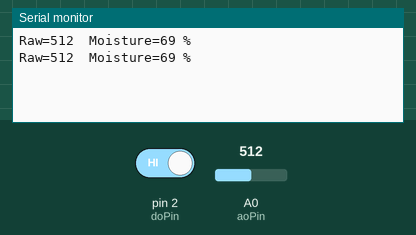
The sketch below on a simulated Arduino Uno, built with avr-gcc and run on an emulated ATmega328P. Shown: the last lines printed to the serial monitor. Inputs (shaded band) come from the test bench; at power-on: pin 2 (doPin) HIGH, A0 (aoPin) = 512.

Above: at 1.8 s.
1.9 s: pin 2 (doPin) driven LOW
At 2.7 s:
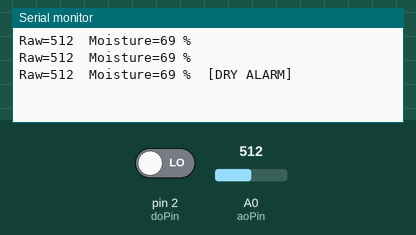
4.5 s: A0 (aoPin) set to 716
At 5.8 s:
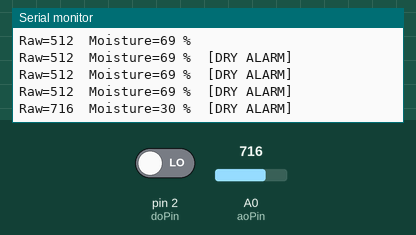
6.0 s: A0 (aoPin) set to 900
At 6.8 s:
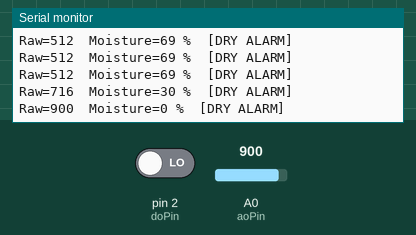
7.5 s: pin 2 (doPin) driven HIGH
At 8.6 s:
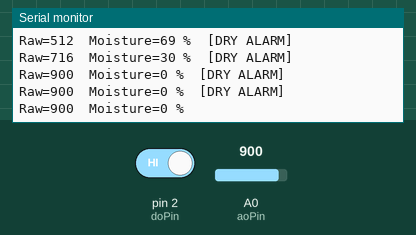
Timing chart, 0 to 10.0 s (numbered marks = the images above; inputs shaded):
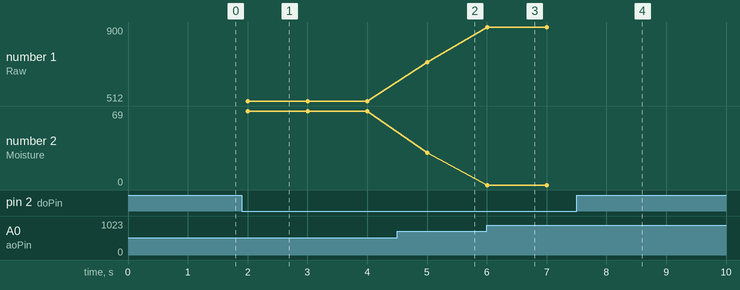

The sketch:

example.ino
```cpp
// Reads the analog value on A0, maps it to a calibrated moisture percentage, prints raw and percent values to the serial console, and reports a dry alarm from the digital output.
//
// Buy this module: https://shillehtek.com/products/soil-moisture-sensor-hygrometer-module-for-arduino-watering-kit
// Full manual: https://shillehtek.com/blogs/shillehtek-product-manuals/soil-moisture-sensor-hygrometer-module-for-arduino-watering-kit-manual
// More examples: https://github.com/shillehbean/shillehtek-examples
//

// Soil Moisture Sensor - print analog reading and percent on Arduino
// Calibrate DRY_VAL by holding the probe in air, WET_VAL by submerging in water.

const int aoPin = A0;
const int doPin = 2;

const int DRY_VAL = 880;   // air / very dry
const int WET_VAL = 350;   // submerged in water

void setup() {
  Serial.begin(9600);
  pinMode(doPin, INPUT);
}

void loop() {
  int raw = analogRead(aoPin);
  int pct = map(raw, DRY_VAL, WET_VAL, 0, 100);
  pct = constrain(pct, 0, 100);

  Serial.print("Raw=");  Serial.print(raw);
  Serial.print("  Moisture="); Serial.print(pct); Serial.print(" %");
  if (digitalRead(doPin) == LOW) Serial.print("  [DRY ALARM]");
  Serial.println();

  delay(1000);
}
```

Measured:
- after the input at 1.9 s, the serial monitor: prints a new line after 0.10 s (image 1)
- after the input at 4.5 s, the serial monitor: prints a new line after 0.50 s (image 2)
- after the input at 6.0 s, the serial monitor: prints a new line at once (image 3)
- after the input at 7.5 s, the serial monitor: prints a new line after 0.51 s (image 4)
- plotted number 1: 512 → 716 after the input at 4.5 s, 716 → 900 after the input at 6.0 s
- plotted number 2: 69 → 30 after the input at 4.5 s, 30 → 0 after the input at 6.0 s
